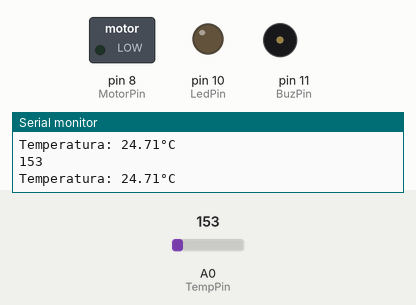
Recording of a sketch running on a simulated Arduino Uno, built with avr-gcc and run on an emulated ATmega328P. On the bench: switched loads named in the sketch (green lamp = pin HIGH), output pins drawn as LEDs (lit = HIGH), buzzer (waves = sounding), the last lines printed to the serial monitor. The test bench sets the inputs (shaded band); at power-on: A0 (TempPin) = 153.

Above: at 2.8 s.
2.9 s: A0 (TempPin) set to 176
At 4.3 s:
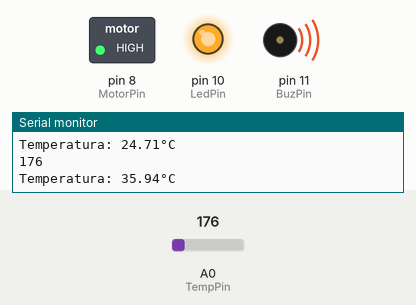
5.6 s: A0 (TempPin) set to 133
At 7.0 s:
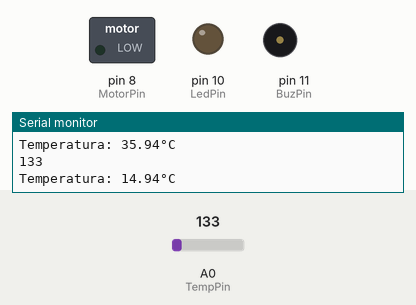
8.3 s: A0 (TempPin) set to 165
At 11.3 s:
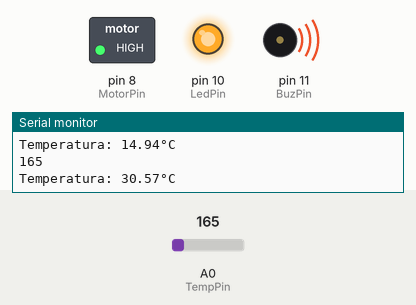
Timing chart, 0 to 12.8 s (numbered marks = the images above; inputs shaded):
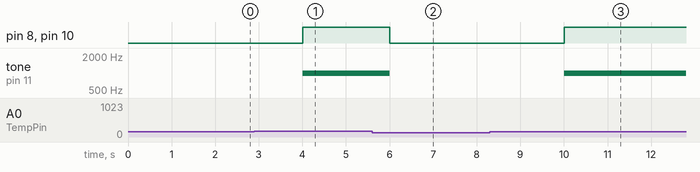

The sketch:

Sensor_Temp.ino
```cpp
// C++ code
// Inicialização dos pinos
const int TempPin = A0;
const int LedPin = 10;
const int BuzPin = 11;
const int MotorPin = 8;

void setup() {
  pinMode(TempPin, INPUT);
  pinMode(LedPin, OUTPUT);
  pinMode(BuzPin, OUTPUT);
  pinMode(MotorPin, OUTPUT);

  // Inicialização da comunicação serial para exibição da temperatura
  Serial.begin(9600);
}

void loop() {
  // Leitura da tensão do sensor
  int temperatura = analogRead(TempPin);

  // Conversão da tensão para temperatura em Celsius
  float temperaturaC = (temperatura * 5.0 / 1024.0 - 0.5) * 100.0;

  // Exibição da temperatura no monitor serial
  Serial.println(temperatura);
  Serial.print("Temperatura: ");
  Serial.print(temperaturaC);
  Serial.println("°C");

  // Verificação da temperatura para ativar os componentes
  if (temperaturaC >= 30) {
    digitalWrite(LedPin, HIGH); // Liga o LED
    tone(BuzPin, 1000); // Ativa a buzina com frequência de 1KHz
    analogWrite(MotorPin, 255); // Ativa o motor do ventilador na máxima velocidade
  } else {
    digitalWrite(LedPin, LOW); // Desliga o LED
    noTone(BuzPin); // Desativa a buzina
    analogWrite(MotorPin, 0); // Desliga o motor do ventilador
  }

  delay(2000); // Aguarda 2 segundos antes da próxima leitura
}
```

Measured:
- the behaviour switches between 163 and 164 on A0 (TempPin) (found by bisection; images 0 and 1)
- after the input at 2.9 s, pin 8 (MotorPin), pin 10 (LedPin): LOW → HIGH after 1.1 s; tone on pin 11 (BuzPin): silent → 1000 Hz after 1.1 s
- after the input at 5.6 s, pin 8 (MotorPin), pin 10 (LedPin): HIGH → LOW after 0.40 s; tone on pin 11 (BuzPin): 1000 Hz → silent after 0.40 s
- after the input at 8.3 s, pin 8 (MotorPin), pin 10 (LedPin): LOW → HIGH after 1.7 s; tone on pin 11 (BuzPin): silent → 1000 Hz after 1.7 s
